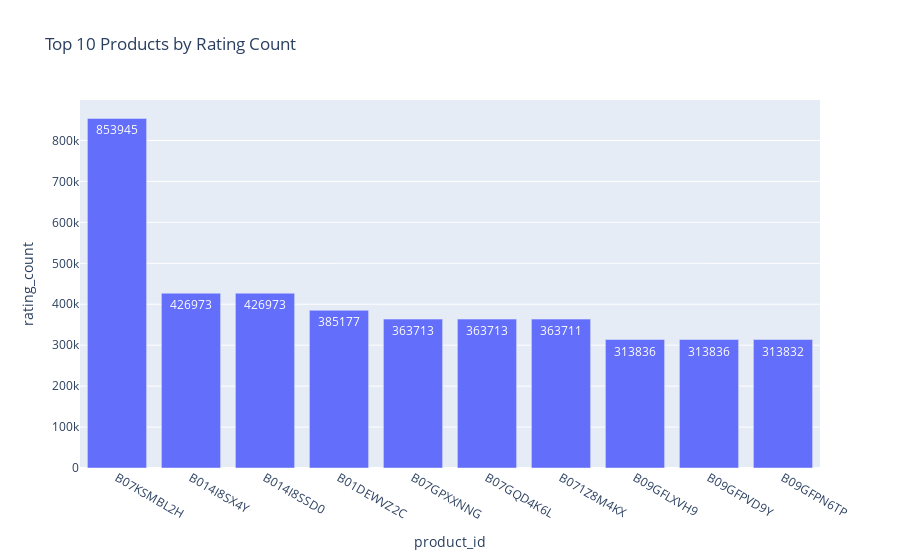

The code cell stored with this chart in its notebook:
### Code cell
top10_df = top10_product.reset_index()

fig1 = px.bar(
    top10_df,
    x="product_id",
    y="rating_count",
    title="Top 10 Products by Rating Count",
    text="rating_count"   # يكتب القيمة على العمود
)
fig1

### Figure 1 — Plotly figure (JSON) as saved in the notebook; plotly's stock layout.template omitted (floating-point values rounded to 4 significant figures)
{"data": [{"hovertemplate": "product_id=%{x}<br>rating_count=%{text}<extra></extra>", "legendgroup": "", "marker": {"color": "#636efa", "pattern": {"shape": ""}}, "name": "", "orientation": "v", "showlegend": false, "text": [853900.0, 427000.0, 427000.0, 385200.0, 363700.0, 363700.0, 363700.0, 313800.0, 313800.0, 313800.0], "textposition": "auto", "type": "bar", "x": ["B07KSMBL2H", "B014I8SX4Y", "B014I8SSD0", "B01DEWVZ2C", "B07GPXXNNG", "B07GQD4K6L", "B071Z8M4KX", "B09GFLXVH9", "B09GFPVD9Y", "B09GFPN6TP"], "xaxis": "x", "y": [853900.0, 427000.0, 427000.0, 385200.0, 363700.0, 363700.0, 363700.0, 313800.0, 313800.0, 313800.0], "yaxis": "y"}], "layout": {"barmode": "relative", "legend": {"tracegroupgap": 0}, "title": {"text": "Top 10 Products by Rating Count"}, "xaxis": {"anchor": "y", "domain": [0, 1], "title": {"text": "product_id"}}, "yaxis": {"anchor": "x", "domain": [0, 1], "title": {"text": "rating_count"}}}}
